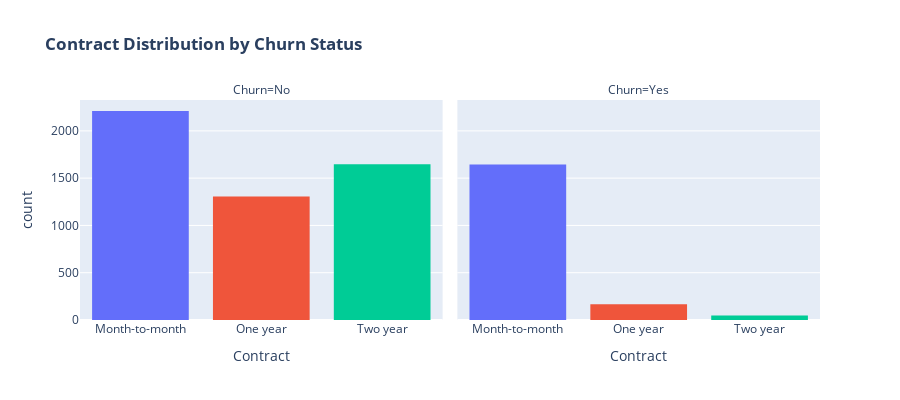

This figure's notebook cell:
### Markdown cell above
There is negligible difference in customer percentage/ count who chnaged the service provider. Both genders behaved in similar fashion when it comes to migrating to another service provider/firm.

### Code cell
fig = px.histogram(
    df, 
    x="Contract", 
    color="Contract", 
    facet_col="Churn",
    title="<b>Contract Distribution by Churn Status</b>"
)
fig.update_layout(
    width=900,
    height=400,
    showlegend=False
)
fig.show()

### Figure 1 — Plotly figure (JSON) as saved in the notebook; plotly's stock layout.template omitted (floating-point values rounded to 4 significant figures; data arrays with more than 128 entries replaced by an {"elided": "..."} marker saying what was removed)
{"data": [{"bingroup": "x", "hovertemplate": "Contract=%{x}<br>Churn=No<br>count=%{y}<extra></extra>", "legendgroup": "Month-to-month", "marker": {"color": "#636efa", "pattern": {"shape": ""}}, "name": "Month-to-month", "orientation": "v", "showlegend": true, "type": "histogram", "x": {"elided": "2210 str values"}, "xaxis": "x", "yaxis": "y"}, {"bingroup": "x", "hovertemplate": "Contract=%{x}<br>Churn=Yes<br>count=%{y}<extra></extra>", "legendgroup": "Month-to-month", "marker": {"color": "#636efa", "pattern": {"shape": ""}}, "name": "Month-to-month", "orientation": "v", "showlegend": false, "type": "histogram", "x": {"elided": "1643 str values"}, "xaxis": "x2", "yaxis": "y2"}, {"bingroup": "x", "hovertemplate": "Contract=%{x}<br>Churn=No<br>count=%{y}<extra></extra>", "legendgroup": "One year", "marker": {"color": "#EF553B", "pattern": {"shape": ""}}, "name": "One year", "orientation": "v", "showlegend": true, "type": "histogram", "x": {"elided": "1307 str values"}, "xaxis": "x", "yaxis": "y"}, {"bingroup": "x", "hovertemplate": "Contract=%{x}<br>Churn=Yes<br>count=%{y}<extra></extra>", "legendgroup": "One year", "marker": {"color": "#EF553B", "pattern": {"shape": ""}}, "name": "One year", "orientation": "v", "showlegend": false, "type": "histogram", "x": {"elided": "166 str values"}, "xaxis": "x2", "yaxis": "y2"}, {"bingroup": "x", "hovertemplate": "Contract=%{x}<br>Churn=No<br>count=%{y}<extra></extra>", "legendgroup": "Two year", "marker": {"color": "#00cc96", "pattern": {"shape": ""}}, "name": "Two year", "orientation": "v", "showlegend": true, "type": "histogram", "x": {"elided": "1647 str values"}, "xaxis": "x", "yaxis": "y"}, {"bingroup": "x", "hovertemplate": "Contract=%{x}<br>Churn=Yes<br>count=%{y}<extra></extra>", "legendgroup": "Two year", "marker": {"color": "#00cc96", "pattern": {"shape": ""}}, "name": "Two year", "orientation": "v", "showlegend": false, "type": "histogram", "x": ["Two year", "Two year", "Two year", "Two year", "Two year", "Two year", "Two year", "Two year", "Two year", "Two year", "Two year", "Two year", "Two year", "Two year", "Two year", "Two year", "Two year", "Two year", "Two year", "Two year", "Two year", "Two year", "Two year", "Two year", "Two year", "Two year", "Two year", "Two year", "Two year", "Two year", "Two year", "Two year", "Two year", "Two year", "Two year", "Two year", "Two year", "Two year", "Two year", "Two year", "Two year", "Two year", "Two year", "Two year", "Two year", "Two year", "Two year", "Two year"], "xaxis": "x2", "yaxis": "y2"}], "layout": {"annotations": [{"font": {}, "showarrow": false, "text": "Churn=No", "x": 0.245, "xanchor": "center", "xref": "paper", "y": 1, "yanchor": "bottom", "yref": "paper"}, {"font": {}, "showarrow": false, "text": "Churn=Yes", "x": 0.755, "xanchor": "center", "xref": "paper", "y": 1, "yanchor": "bottom", "yref": "paper"}], "barmode": "relative", "height": 400, "legend": {"title": {"text": "Contract"}, "tracegroupgap": 0}, "showlegend": false, "title": {"text": "<b>Contract Distribution by Churn Status</b>"}, "width": 900, "xaxis": {"anchor": "y", "categoryarray": ["Month-to-month", "One year", "Two year"], "categoryorder": "array", "domain": [0, 0.49], "title": {"text": "Contract"}}, "xaxis2": {"anchor": "y2", "categoryarray": ["Month-to-month", "One year", "Two year"], "categoryorder": "array", "domain": [0.51, 1], "matches": "x", "title": {"text": "Contract"}}, "yaxis": {"anchor": "x", "domain": [0, 1], "title": {"text": "count"}}, "yaxis2": {"anchor": "x2", "domain": [0, 1], "matches": "y", "showticklabels": false}}}
